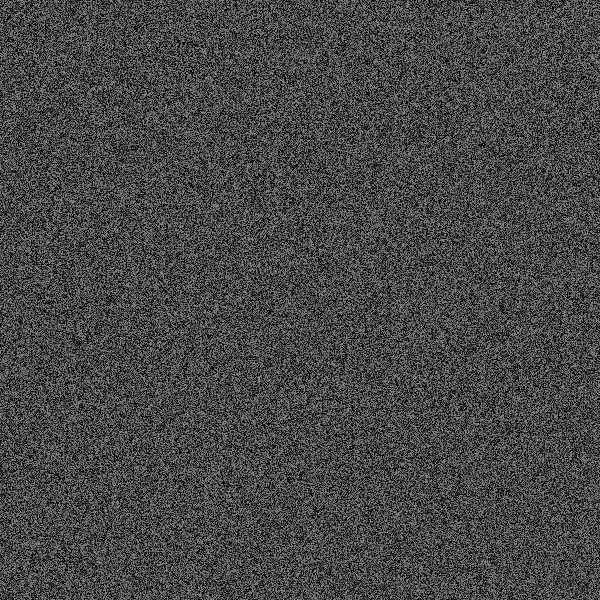
Frame 1 (no input)
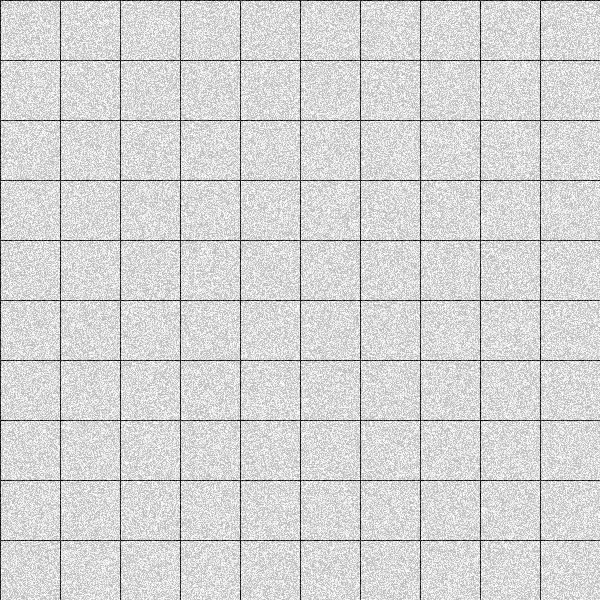
Frame 60 (no input)
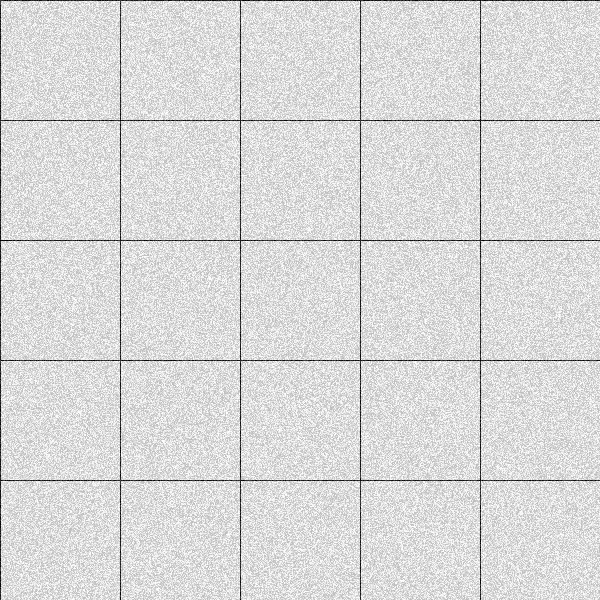
Frame 120 (the mouse pressed at the canvas centre since frame 60)

The p5.js sketch that drew these frames (run headless with seeded random() and noise() and a simulated clock; from frame 60 on, the mouse is pressed at the canvas centre):

// p5.js sketch
// ── sketch.js
// inverse of 328 — pixel grid lines grow over time as gridx/y increase

let coff = 0.1;
let gridx = 1;
let gridy = 1;

function setup() {
  createCanvas(600, 600);
  pixelDensity(1);
}

function draw() {
  coff += 0.05;
  background(0);
  loadPixels();
  for (let x = 0; x < width; x++) {
    for (let y = 0; y < height; y++) {
      const idx = 4 * (x + y * width);
      let c;
      if (x % gridx === 0 || y % gridy === 0) {
        c = random(noise(coff) * 255);
      } else {
        c = 255 - random(noise(coff) * 255);
      }
      pixels[idx] = c;
      pixels[idx + 1] = c;
      pixels[idx + 2] = c;
      pixels[idx + 3] = 255;
    }
  }
  updatePixels();

  gridx++;
  gridy++;
}
